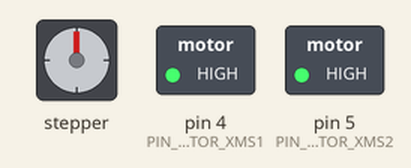
Recording of a sketch running on a simulated Arduino Uno, built with avr-gcc and run on an emulated ATmega328P. On the bench: stepper motor, switched loads named in the sketch (green lamp = pin HIGH). Stepper angles assume 200 steps per turn; what the sketch prints to the serial monitor is not drawn.

Above: at 0.15 s.
At 10.05 s:
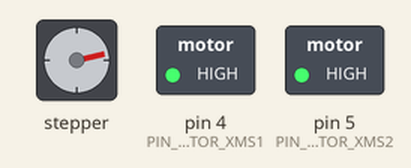
At 19.95 s:
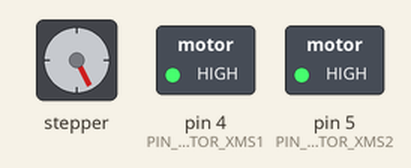
At 39.76 s:
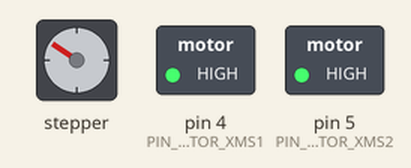
Timing chart, 0 to 40.0 s (numbered marks = the images above):
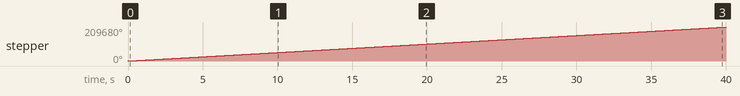

The sketch:

motor_test.ino
```cpp
/*************************************************************
  Motor control
*************************************************************/

#include <AccelStepper.h>
#include <MultiStepper.h>

// The X Stepper pins
#define PIN_MOTOR_XSTEP 2
#define PIN_MOTOR_XDIR 3
#define PIN_MOTOR_XMS1 4
#define PIN_MOTOR_XMS2 5

// Define some steppers and the pins the will use
AccelStepper stepper(AccelStepper::DRIVER, PIN_MOTOR_XSTEP, PIN_MOTOR_XDIR);


static const char FULL_STEP = 0; // b00
static const char HALF_STEP = 2; // b10
static const char QUARTER_STEP = 1; // b01
static const char EIGHTH_STEP = 3; // b11

void setup() {
  Serial.begin(115200);
  Serial.write("Setup\n");
  // put your setup code here, to run once:

  pinMode(PIN_MOTOR_XMS1, OUTPUT);
  pinMode(PIN_MOTOR_XMS2, OUTPUT);

  digitalWrite(PIN_MOTOR_XMS1, HIGH);
  digitalWrite(PIN_MOTOR_XMS2, HIGH);

   stepper.setMaxSpeed(650*9);
  stepper.setMinPulseWidth(20); // Driver supports 1us
  stepper.setAcceleration(400.0*8);

   stepper.setSpeed(650*9);
   Serial.write("Setup done\n");
}

void loop() {
  // put your main code here, to run repeatedly:
  stepper.runSpeed();
}
```

Measured:
- by itself, stepper: keeps turning clockwise at about 5242°/s
